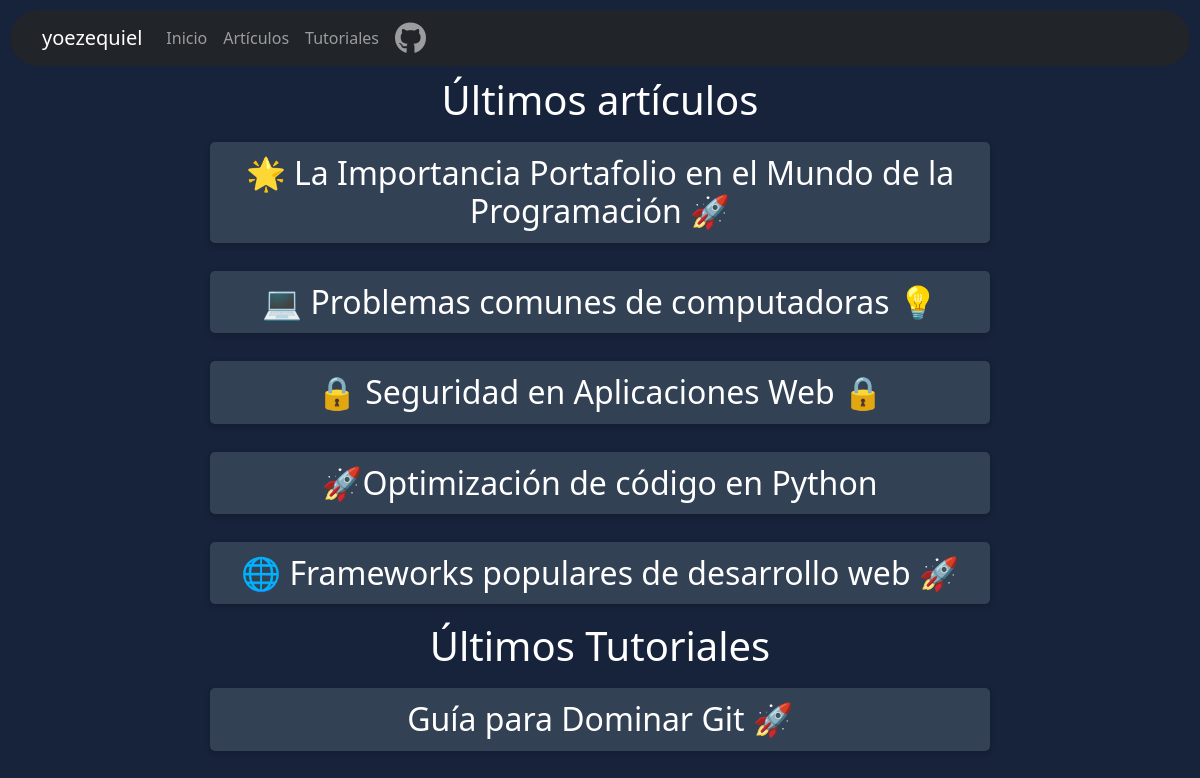
Before: / with the older database file.
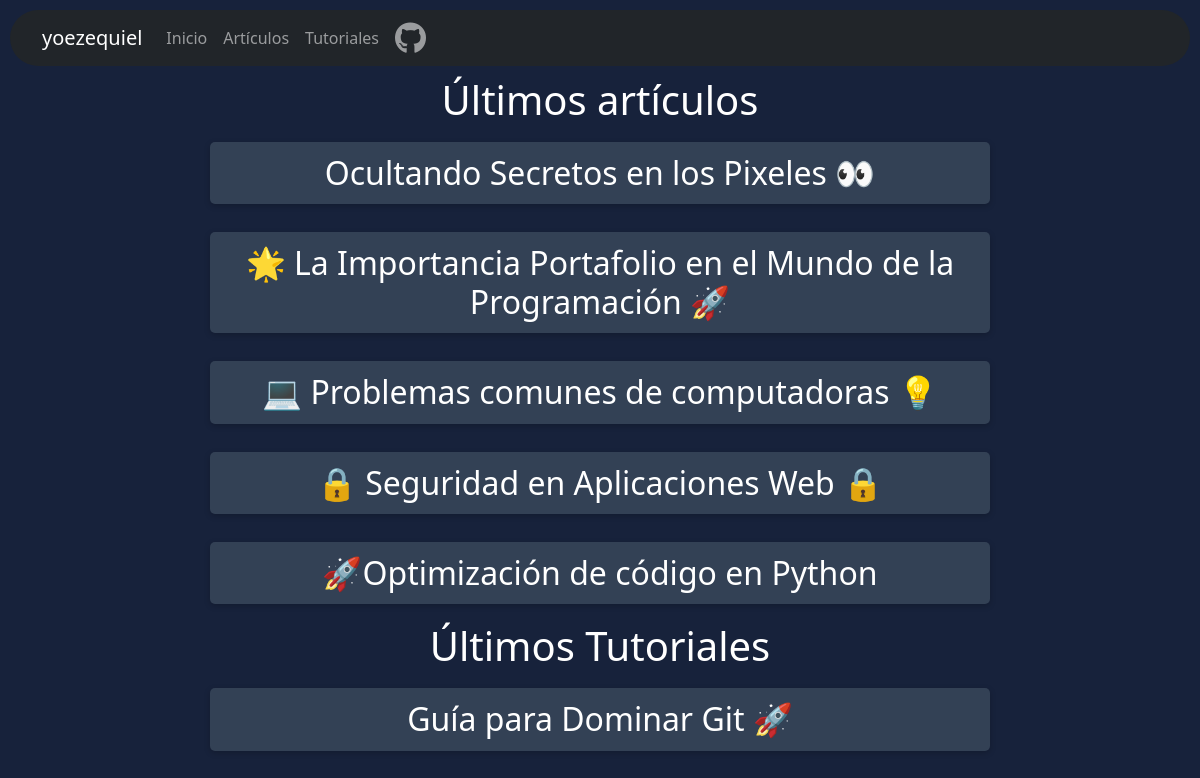
After: the same page with the newer database file.
### tables this page shows
CREATE TABLE articles (
                    id INTEGER PRIMARY KEY AUTOINCREMENT,
                    title TEXT NOT NULL,
                    content TEXT NOT NULL,
                    image TEXT
                , type TEXT NOT NULL DEFAULT 'article', tags TEXT);

### app.py (the view)
@app.route("/")
def index():
    conn = get_db_connection()
    if conn:
        try:
            cursor = conn.cursor()
            cursor.execute(
                "SELECT * FROM articles WHERE type='article' ORDER BY id DESC LIMIT 5"
            )
            latest_articles = cursor.fetchall()
            cursor.execute(
                "SELECT * FROM articles WHERE type='tutorial' ORDER BY id DESC LIMIT 5"
            )
            latest_tutorials = cursor.fetchall()
            cursor.close()
            conn.close()
            if len(latest_articles) == 0 and len(latest_tutorials) == 0:
                message = "No hay artículos publicados aún"
            else:
                message = ""
            return render_template(
                "index.html",
                articles=latest_articles,
                tutorials=latest_tutorials,
                message=message,
            )
        except sqlite3.Error as e:
            print(e)
            return "Error en la conexión a la base de datos"
    else:
        return "Error en la conexión a la base de datos"

### app.py (called while the page is built)
def get_db_connection():
    try:
        conn = sqlite3.connect("blog.db")
        return conn
    except sqlite3.Error as e:
        print(e)
        return None

@app.context_processor
def inject_markdown2():
    return {"markdown2": markdown2}

### templates/index.html (shortened to what this page needs)
{% extends 'base.html' %}
{% block content %}
<link rel="stylesheet" href="{{ url_for('static', filename='css/index.css') }}">
<h1>Últimos artículos</h1>
{% if articles %}
    {% for article in articles %}
    <div class="article">
        <h2><a id="a" href="{{ url_for('view_article', article_id=article[0]) }}">{{ article[1] }}</a></h2>
    </div>
    {% endfor %}
{% else %}
    <p>No hay artículos publicados</p>
{% endif %}
<h1>Últimos Tutoriales</h1>
{% if tutorials %}
    {% for tutorial in tutorials %}
    <div class="article">
        <h2><a id="a" href="{{ url_for('view_article', article_id=tutorial[0]) }}">{{ tutorial[1] }}</a></h2>
    </div>
    {% endfor %}
{% else %}
    <p>No hay tutoriales publicados</p>
{% endif %}
{% endblock %}

Changed rows visible on the page:
no longer on this page (row unchanged): articles: title "🌐 Frameworks populares de desarrollo web 🚀", shown under "Últimos artículos"
added articles: title "Ocultando Secretos en los Pixeles 👀", shown under "Últimos artículos"
